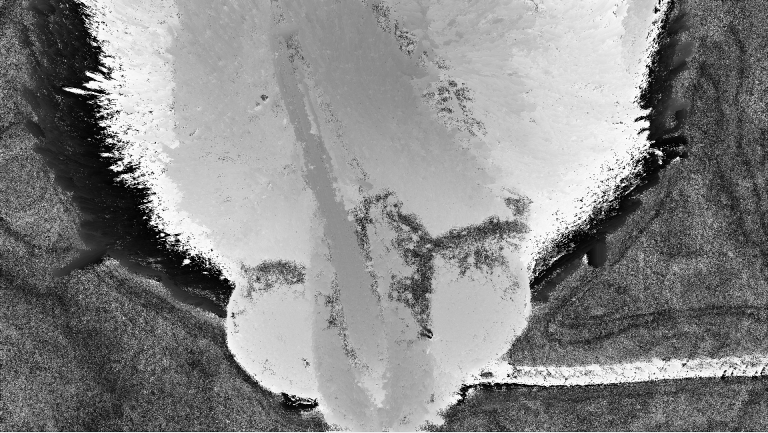
#> input picture depth.png, 768 x 433 px, given in place of IMGP1653.MOV, which was not available
$ jupyter execute --allow-errors run.ipynb   (older library calls are emulated)   (text cells are left out)
#> lines starting #> are read from the running program, lines starting #| are printed output that depends on the picture; after the words box and inside, x2 and y2 are one past the last pixel; in counts of white or black regions, pixels touching at a corner belong together; pictures that were not available may be replaced by others from this repository, and a replacement may not be noted
[cell 1]
#! /usr/bin/python
import numpy as np
import cv2
cv2.destroyAllWindows()
cap = cv2.VideoCapture('data/IMGP1653.MOV') # insect eye
# [7 lines of commented-out code are left out]
stop_frame = 800
gradients = []
frames = []
iteration = 0
pause = False
break_loop = False

while not break_loop:
    if not pause:
        ret, frame = cap.read()
#> frame is the input picture: shape (433, 768, 3); min 1, max 255, mean 135.6
        if not ret:
            break
        if iteration == stop_frame:
            break
        iteration += 1
        # print(iteration)


        gray = cv2.cvtColor(frame, cv2.COLOR_BGR2GRAY)
        gray = cv2.blur(gray, (3,3))

        # extract edges
        laplacian = cv2.Laplacian(gray,cv2.CV_64F, ksize=3)
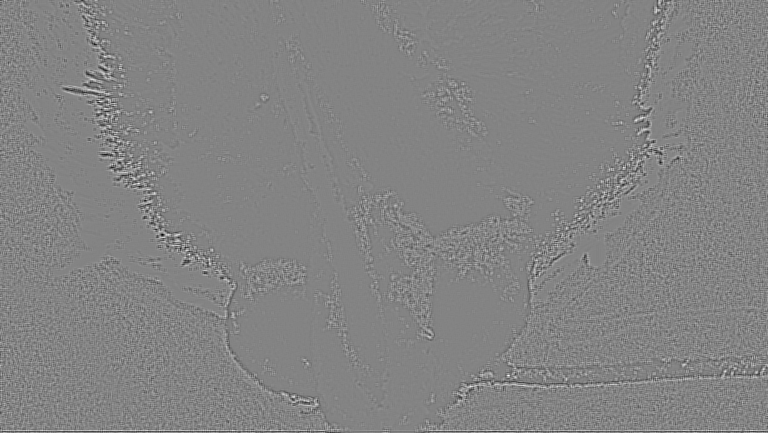
#> laplacian: shape (433, 768) float64; min -610, max 572, mean 0; drawn with min black and max white

        # laplacian = cv2.Sobel(src=gray, ddepth=cv2.CV_64F, dx=1, dy=1, ksize=3) # Combined X and Y Sobel Edge Detection
        # laplacian = cv2.Laplacian(gray,cv2.CV_64F)

        # ... end make then positive
        laplacian = cv2.convertScaleAbs( laplacian )
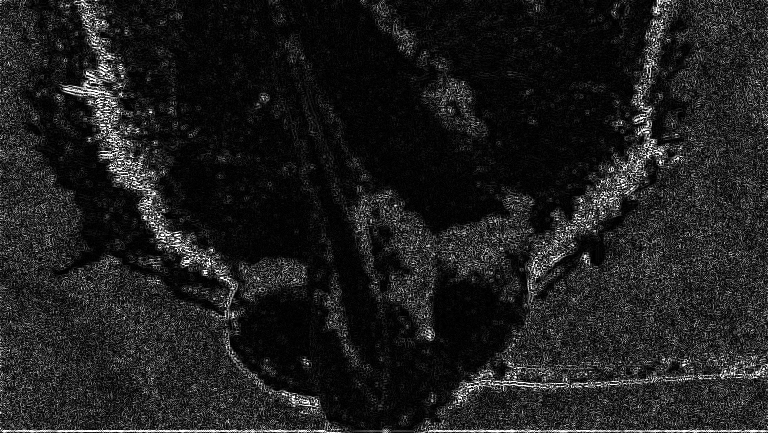
#> laplacian: shape (433, 768); min 0, max 255, mean 30.5

        gradients.append(laplacian)
        frames.append(frame)

        #  visualization
        effective_image = np.vstack((laplacian, gray))
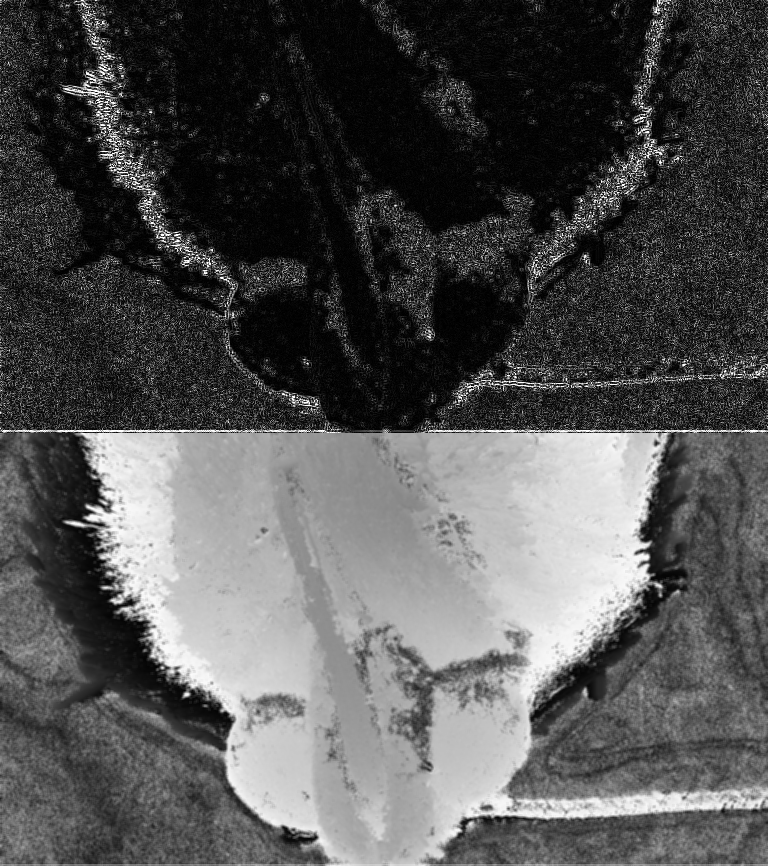
#> effective_image: shape (866, 768); min 0, max 255, mean 83
        width = int(effective_image.shape[1] * 0.4)
#> width = 307
        height = int(effective_image.shape[0] * 0.4)
#> height = 346
        dim = (width, height)
#> dim = (307, 346)
        cv2.imshow('window', cv2.resize(effective_image, dim, interpolation = cv2.INTER_AREA))
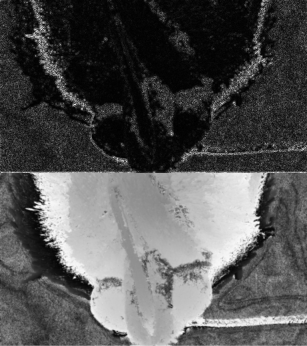
#> window 'window': shape (346, 307); min 0, max 250, mean 83

    k = cv2.waitKey(1)
#> (key q is pressed here)

    if k == ord('p'):
        pause = not pause
        print("pause", pause)
    if k == ord('q'):
        break_loop = True

# transpose the array to access pixel data easier
frames = np.array(frames)
frames = frames.transpose(1,2,0,3)


gradients = np.array(gradients)
maxima = np.amax(gradients, axis=0)

width = int(maxima.shape[1] * 0.4)
height = int(maxima.shape[0] * 0.4)
#> height = 173
dim = (width, height)
#> dim = (307, 173)
indices = np.array(gradients.argmax(axis=0)).astype(np.uint32)
#> indices: shape (433, 768) uint32; every value is 0
indices_blurred = cv2.blur(indices.astype(np.uint8), (13,13))
#> indices_blurred: shape (433, 768); every value is 0
mxm = cv2.resize(maxima, dim, interpolation = cv2.INTER_AREA).astype(np.float)
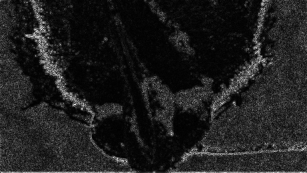
#> mxm: shape (173, 307) float64; min 0, max 228, mean 30.5
cv2.imshow('gradient_maxima', mxm.astype(np.uint8))
mxm*=255.0/np.amax(mxm)
cv2.imshow('gradient_maxima_jet', cv2.applyColorMap(mxm.astype(np.uint8), cv2.COLORMAP_JET))
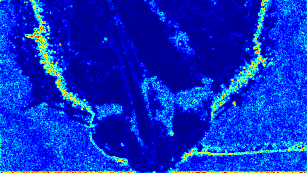
#> window 'gradient_maxima_jet': shape (173, 307, 3); mean B, G, R 204.5, 44.1, 5.9
cv2.imshow('gradient_maxima_indices', cv2.resize(indices.astype(np.uint8), dim, interpolation = cv2.INTER_AREA))

cv2.waitKey(100)

[cell 2]
cv2.destroyAllWindows()
from mpl_toolkits import mplot3d
import numpy as np
import matplotlib.pyplot as plt
import open3d as o3d
from scipy.ndimage.filters import gaussian_filter

smoothing_kernel_size = 3
kernel = np.ones((smoothing_kernel_size, smoothing_kernel_size), np.uint8)

threshold =  np.percentile(maxima, 70)
#> threshold = 34
# threshold = 10
print("threshold: ", threshold)
#| threshold:  34.0
mask = np.array(maxima>threshold).astype(np.uint8)
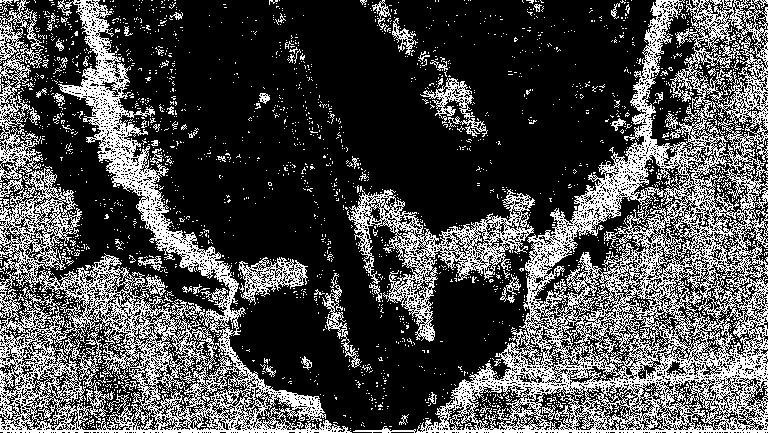
#> mask: shape (433, 768); values 0 (black) and 1 (white), 29.4% white in thin lines or dots
# mask = cv2.erode(mask, kernel)
mask = cv2.dilate(mask, kernel)
#> mask: shape (433, 768); values 0 (black) and 1 (white), 58.8% white; 560 black regions (534 under 20 px), largest, box (x1, y1, x2, y2) and area: (100, 0, 655, 430) 119957, (21, 6, 224, 314) 11098, (556, 198, 639, 275) 1148
# mask = cv2.dilate(mask, kernel)
# mask = cv2.erode(mask, kernel)
mask = cv2.erode(mask, kernel)
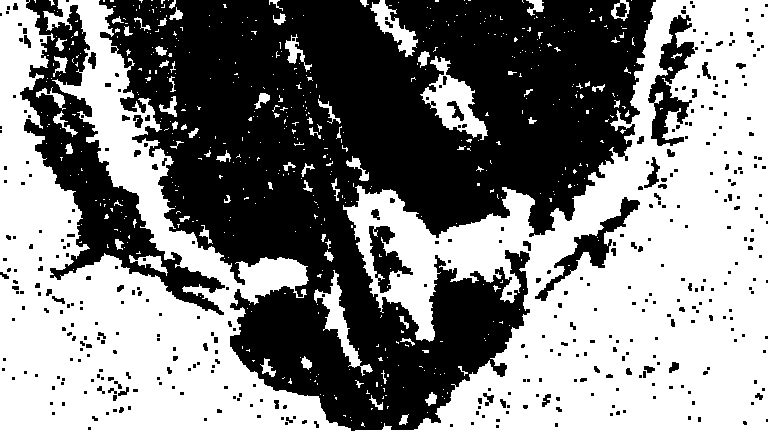
#> mask: shape (433, 768); values 0 (black) and 1 (white), 51.5% white; 411 black regions (325 under 20 px), largest, box (x1, y1, x2, y2) and area: (99, 0, 656, 431) 134178, (20, 0, 225, 315) 15079, (648, 15, 695, 146) 2492
mask = cv2.erode(mask, kernel)
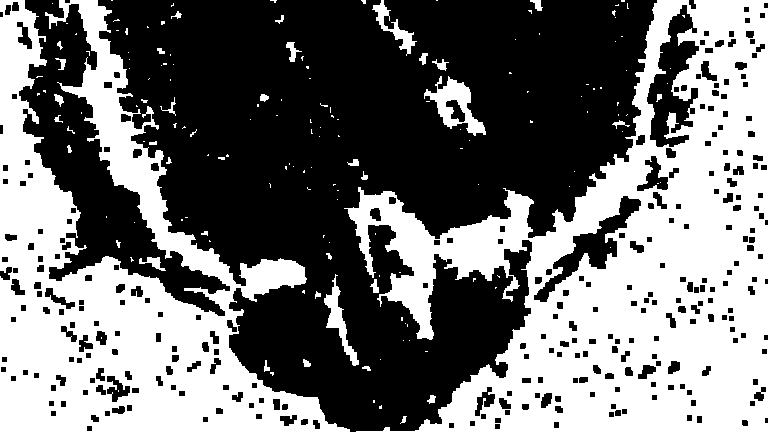
#> mask: shape (433, 768); values 0 (black) and 1 (white), 45% white; 161 white regions (126 under 20 px), largest, box (x1, y1, x2, y2) and area: (0, 0, 768, 433) 144592, (424, 76, 486, 136) 1418, (324, 274, 359, 366) 833
mask = cv2.erode(mask, kernel)
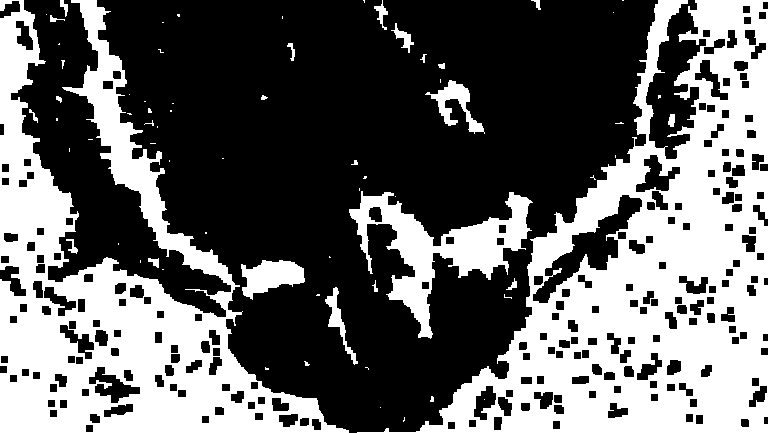
#> mask: shape (433, 768); values 0 (black) and 1 (white), 39.4% white; 69 white regions (46 under 20 px), largest, box (x1, y1, x2, y2) and area: (357, 0, 768, 433) 67030, (0, 0, 349, 433) 51295, (349, 191, 533, 339) 8340
# cv2.imshow("mask", mask*255)
# cv2.waitKey(100)
negated_mask = np.ones(mask.shape)-mask
# indices_blurred = cv2.blur(indices.astype(np.uint8), (13,13))
indices_blurred = gaussian_filter(indices.astype(np.float), sigma=smoothing_kernel_size)
#> indices_blurred: shape (433, 768) float64; every value is 0
indices_blurred = indices_blurred * mask + indices * negated_mask

(r, c) = np.shape(indices)
#> r = 433; c = 768
# print (r,c,b)
(X, Y) = np.meshgrid(range(0, c), range(0, r))


#convert array of maximum gradient indices to a vector of 3d points
scatter_points = np.zeros((1080,1920,3))
#> (the rest of this cell did not finish here and is left out)

$ run again, on eye_video.png
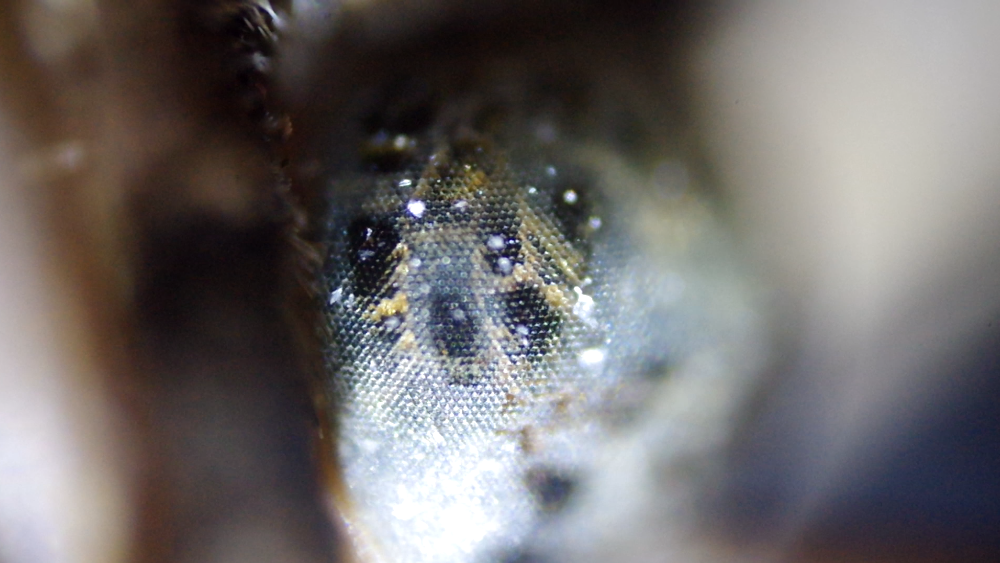
#> input picture eye_video.png, 1000 x 563 px, given in place of IMGP1653.MOV, which was not available
#> frame is the input picture: shape (563, 1000, 3); mean B, G, R 106.3, 106.7, 110.5
#> indices: shape (563, 1000) uint32; every value is 0
#> `cv2.imshow('gradient_maxima_jet', cv2.applyColorMap(mxm.astype(np.uint..`:
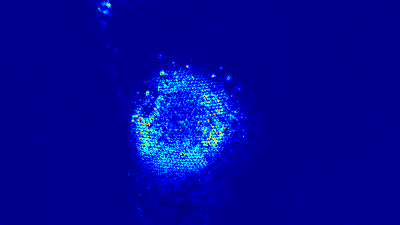
#> window 'gradient_maxima_jet': shape (225, 400, 3); mean B, G, R 152.8, 7.7, 0.8
#> threshold = 6
#| threshold:  6.0
#> `mask = cv2.erode(mask, kernel)`:
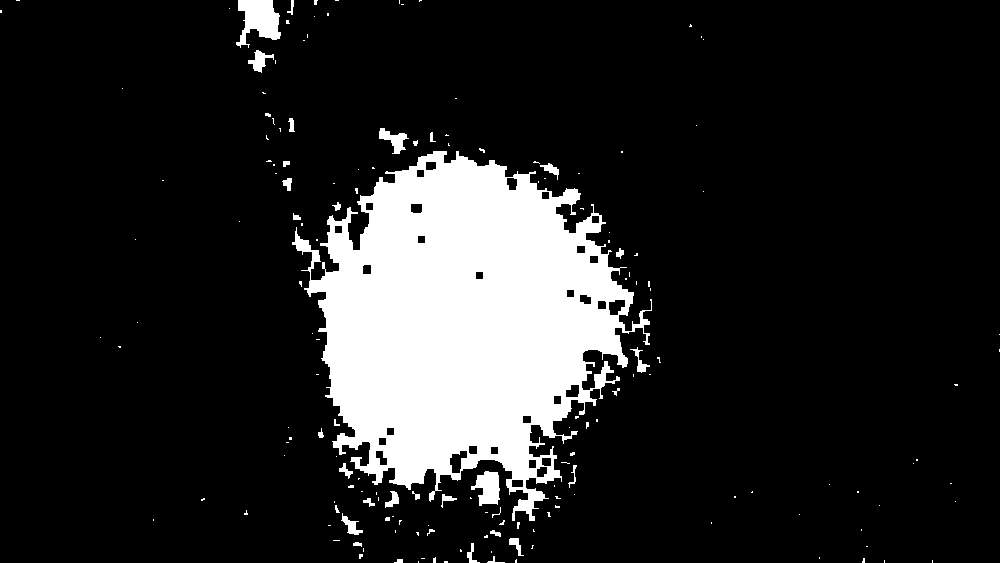
#> mask: shape (563, 1000); values 0 (black) and 1 (white), 14.3% white; 169 white regions (135 under 20 px), largest, box (x1, y1, x2, y2) and area: (292, 151, 652, 521) 75264, (236, 0, 281, 48) 1314, (471, 471, 500, 506) 661

$ run again, on pc.png
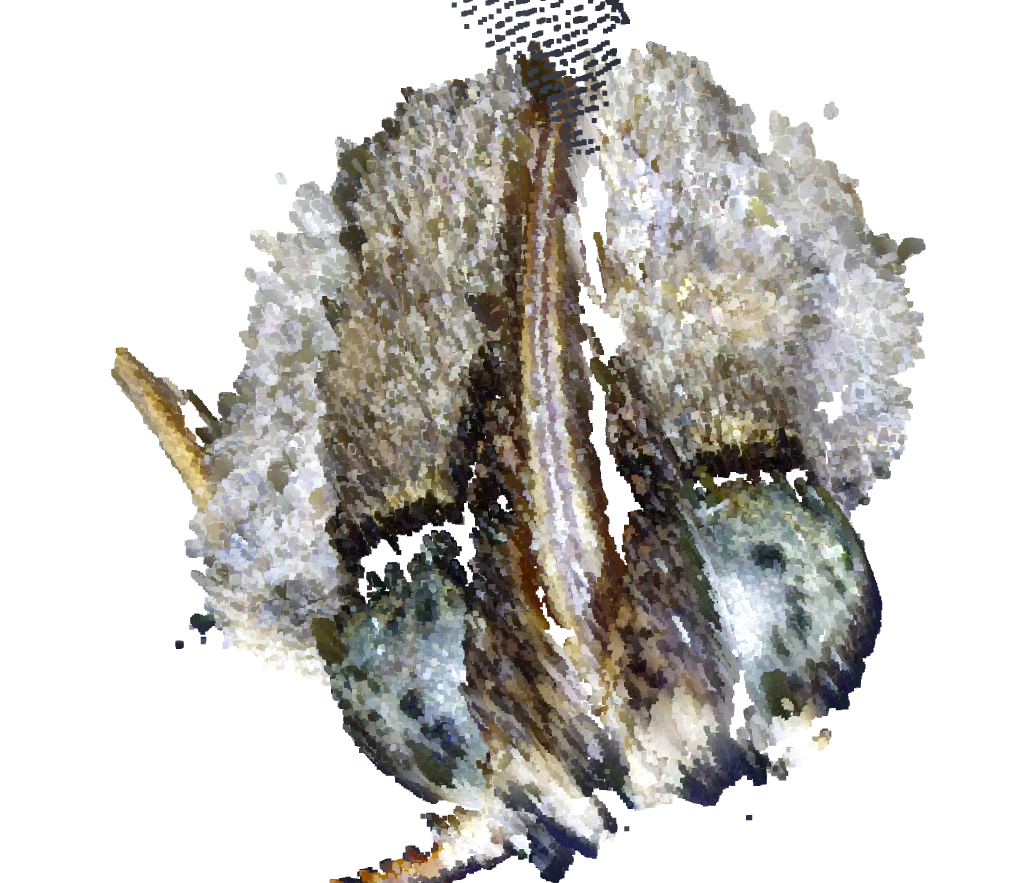
#> input picture pc.png, 1015 x 883 px, given in place of IMGP1653.MOV, which was not available
#> frame is the input picture: shape (883, 1015, 3); mean B, G, R 193.4, 197, 199.1
#> indices: shape (883, 1015) uint32; every value is 0
#> threshold = 16
#| threshold:  16.0
#> `mask = cv2.erode(mask, kernel)`:
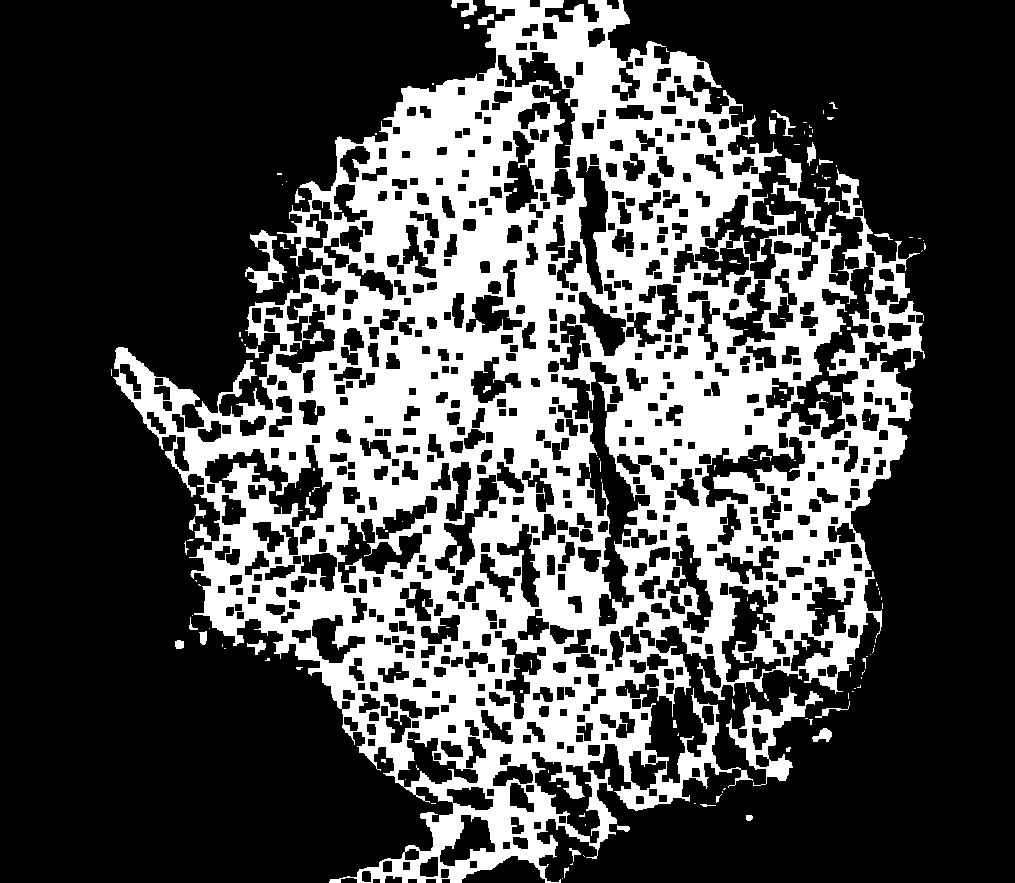
#> mask: shape (883, 1015); values 0 (black) and 1 (white), 30.5% white; 171 white regions (126 under 20 px), largest, box (x1, y1, x2, y2) and area: (113, 0, 925, 883) 266078, (726, 687, 823, 786) 2514, (245, 230, 287, 293) 902
